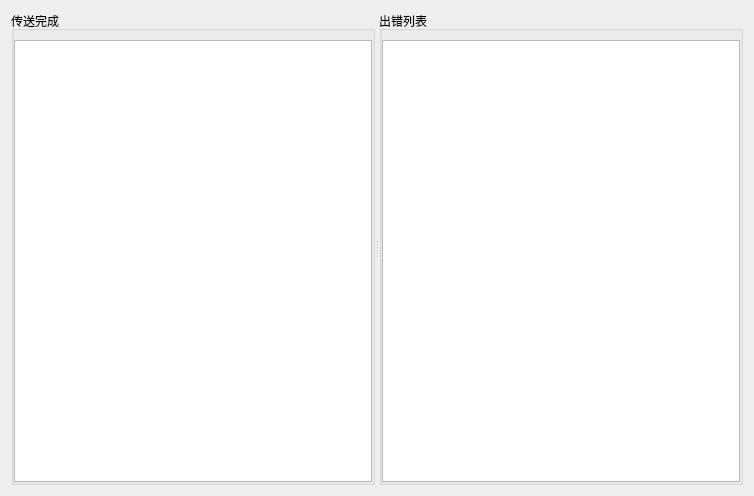
<?xml version="1.0" encoding="UTF-8"?>
<ui version="4.0">
 <class>Pro_ResultWid</class>
 <widget class="QWidget" name="Pro_ResultWid">
  <property name="geometry">
   <rect>
    <x>0</x>
    <y>0</y>
    <width>754</width>
    <height>496</height>
   </rect>
  </property>
  <property name="windowTitle">
   <string>Form</string>
  </property>
  <layout class="QGridLayout" name="gridLayout">
   <item row="0" column="0">
    <widget class="QSplitter" name="splitter">
     <property name="orientation">
      <enum>Qt::Horizontal</enum>
     </property>
     <widget class="QGroupBox" name="groupBox_3">
      <property name="title">
       <string>传送完成 </string>
      </property>
      <layout class="QGridLayout" name="gridLayout_2">
       <property name="leftMargin">
        <number>0</number>
       </property>
       <property name="rightMargin">
        <number>0</number>
       </property>
       <property name="bottomMargin">
        <number>0</number>
       </property>
       <item row="0" column="1">
        <widget class="QPlainTextEdit" name="okTextEdit">
         <property name="readOnly">
          <bool>true</bool>
         </property>
        </widget>
       </item>
      </layout>
     </widget>
     <widget class="QGroupBox" name="groupBox_4">
      <property name="title">
       <string>出错列表</string>
      </property>
      <layout class="QGridLayout" name="gridLayout_3">
       <property name="leftMargin">
        <number>0</number>
       </property>
       <property name="rightMargin">
        <number>0</number>
       </property>
       <property name="bottomMargin">
        <number>0</number>
       </property>
       <item row="0" column="0">
        <widget class="QPlainTextEdit" name="errTextEdit">
         <property name="readOnly">
          <bool>true</bool>
         </property>
        </widget>
       </item>
      </layout>
     </widget>
    </widget>
   </item>
  </layout>
 </widget>
 <resources/>
 <connections/>
</ui>
